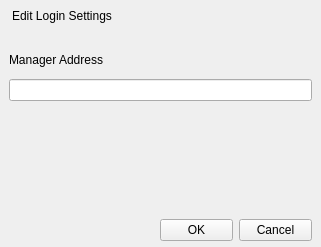
<?xml version="1.0" encoding="UTF-8"?>
<ui version="4.0">
 <class>LoginSettingEditDlg</class>
 <widget class="QDialog" name="LoginSettingEditDlg">
  <property name="geometry">
   <rect>
    <x>0</x>
    <y>0</y>
    <width>321</width>
    <height>247</height>
   </rect>
  </property>
  <property name="windowTitle">
   <string>LoginSettingEditDlg</string>
  </property>
  <layout class="QVBoxLayout" name="verticalLayoutMain">
   <property name="spacing">
    <number>0</number>
   </property>
   <property name="leftMargin">
    <number>0</number>
   </property>
   <property name="topMargin">
    <number>0</number>
   </property>
   <property name="rightMargin">
    <number>0</number>
   </property>
   <property name="bottomMargin">
    <number>0</number>
   </property>
   <item>
    <widget class="QWidget" name="titlebar" native="true">
     <property name="sizePolicy">
      <sizepolicy hsizetype="Preferred" vsizetype="Fixed">
       <horstretch>0</horstretch>
       <verstretch>0</verstretch>
      </sizepolicy>
     </property>
     <property name="minimumSize">
      <size>
       <width>0</width>
       <height>33</height>
      </size>
     </property>
     <property name="maximumSize">
      <size>
       <width>16777215</width>
       <height>33</height>
      </size>
     </property>
     <layout class="QHBoxLayout" name="horizontalLayout_11">
      <property name="spacing">
       <number>0</number>
      </property>
      <property name="leftMargin">
       <number>0</number>
      </property>
      <property name="topMargin">
       <number>0</number>
      </property>
      <property name="rightMargin">
       <number>0</number>
      </property>
      <property name="bottomMargin">
       <number>0</number>
      </property>
      <item>
       <widget class="QWidget" name="titlewidget" native="true">
        <layout class="QHBoxLayout" name="horizontalLayout_10">
         <property name="spacing">
          <number>0</number>
         </property>
         <property name="leftMargin">
          <number>12</number>
         </property>
         <property name="topMargin">
          <number>0</number>
         </property>
         <property name="rightMargin">
          <number>0</number>
         </property>
         <property name="bottomMargin">
          <number>0</number>
         </property>
         <item>
          <widget class="QLabel" name="title">
           <property name="sizePolicy">
            <sizepolicy hsizetype="Expanding" vsizetype="Fixed">
             <horstretch>0</horstretch>
             <verstretch>0</verstretch>
            </sizepolicy>
           </property>
           <property name="text">
            <string>Edit Login Settings</string>
           </property>
          </widget>
         </item>
        </layout>
       </widget>
      </item>
      <item>
       <spacer name="horizontalSpacer">
        <property name="orientation">
         <enum>Qt::Horizontal</enum>
        </property>
        <property name="sizeHint" stdset="0">
         <size>
          <width>233</width>
          <height>2</height>
         </size>
        </property>
       </spacer>
      </item>
      <item>
       <layout class="QVBoxLayout" name="verticalLayout_6">
        <property name="spacing">
         <number>0</number>
        </property>
        <property name="leftMargin">
         <number>0</number>
        </property>
        <property name="topMargin">
         <number>0</number>
        </property>
        <property name="rightMargin">
         <number>0</number>
        </property>
        <property name="bottomMargin">
         <number>0</number>
        </property>
        <item>
         <layout class="QHBoxLayout" name="horizontalLayout_6">
          <property name="spacing">
           <number>0</number>
          </property>
          <property name="leftMargin">
           <number>0</number>
          </property>
          <property name="topMargin">
           <number>0</number>
          </property>
          <property name="rightMargin">
           <number>0</number>
          </property>
          <property name="bottomMargin">
           <number>0</number>
          </property>
          <item>
           <widget class="QPushButton" name="btnClose">
            <property name="focusPolicy">
             <enum>Qt::ClickFocus</enum>
            </property>
            <property name="text">
             <string/>
            </property>
            <property name="flat">
             <bool>true</bool>
            </property>
           </widget>
          </item>
         </layout>
        </item>
        <item>
         <spacer name="verticalSpacer_4">
          <property name="orientation">
           <enum>Qt::Vertical</enum>
          </property>
          <property name="sizeType">
           <enum>QSizePolicy::Expanding</enum>
          </property>
          <property name="sizeHint" stdset="0">
           <size>
            <width>0</width>
            <height>1</height>
           </size>
          </property>
         </spacer>
        </item>
       </layout>
      </item>
     </layout>
    </widget>
   </item>
   <item>
    <widget class="QWidget" name="centerPanel" native="true">
     <layout class="QVBoxLayout" name="verticalLayout_2">
      <property name="spacing">
       <number>12</number>
      </property>
      <property name="leftMargin">
       <number>9</number>
      </property>
      <property name="topMargin">
       <number>20</number>
      </property>
      <property name="rightMargin">
       <number>9</number>
      </property>
      <property name="bottomMargin">
       <number>9</number>
      </property>
      <item>
       <widget class="QLabel" name="label_3">
        <property name="text">
         <string>Manager Address</string>
        </property>
       </widget>
      </item>
      <item>
       <widget class="QLineEdit" name="leManagerAddress"/>
      </item>
      <item>
       <spacer name="verticalSpacer">
        <property name="orientation">
         <enum>Qt::Vertical</enum>
        </property>
        <property name="sizeHint" stdset="0">
         <size>
          <width>20</width>
          <height>40</height>
         </size>
        </property>
       </spacer>
      </item>
     </layout>
    </widget>
   </item>
   <item>
    <widget class="QWidget" name="bottomBar" native="true">
     <property name="minimumSize">
      <size>
       <width>0</width>
       <height>33</height>
      </size>
     </property>
     <property name="maximumSize">
      <size>
       <width>16777215</width>
       <height>33</height>
      </size>
     </property>
     <layout class="QHBoxLayout" name="horizontalLayout">
      <property name="leftMargin">
       <number>0</number>
      </property>
      <property name="topMargin">
       <number>0</number>
      </property>
      <property name="rightMargin">
       <number>9</number>
      </property>
      <property name="bottomMargin">
       <number>0</number>
      </property>
      <item>
       <spacer name="horizontalSpacer_2">
        <property name="orientation">
         <enum>Qt::Horizontal</enum>
        </property>
        <property name="sizeHint" stdset="0">
         <size>
          <width>40</width>
          <height>20</height>
         </size>
        </property>
       </spacer>
      </item>
      <item>
       <widget class="QPushButton" name="btnOK">
        <property name="minimumSize">
         <size>
          <width>73</width>
          <height>0</height>
         </size>
        </property>
        <property name="maximumSize">
         <size>
          <width>73</width>
          <height>16777215</height>
         </size>
        </property>
        <property name="text">
         <string>OK</string>
        </property>
       </widget>
      </item>
      <item>
       <widget class="QPushButton" name="btnCancel">
        <property name="minimumSize">
         <size>
          <width>73</width>
          <height>0</height>
         </size>
        </property>
        <property name="maximumSize">
         <size>
          <width>73</width>
          <height>16777215</height>
         </size>
        </property>
        <property name="text">
         <string>Cancel</string>
        </property>
       </widget>
      </item>
     </layout>
    </widget>
   </item>
  </layout>
 </widget>
 <layoutdefault spacing="6" margin="11"/>
 <resources/>
 <connections/>
</ui>
